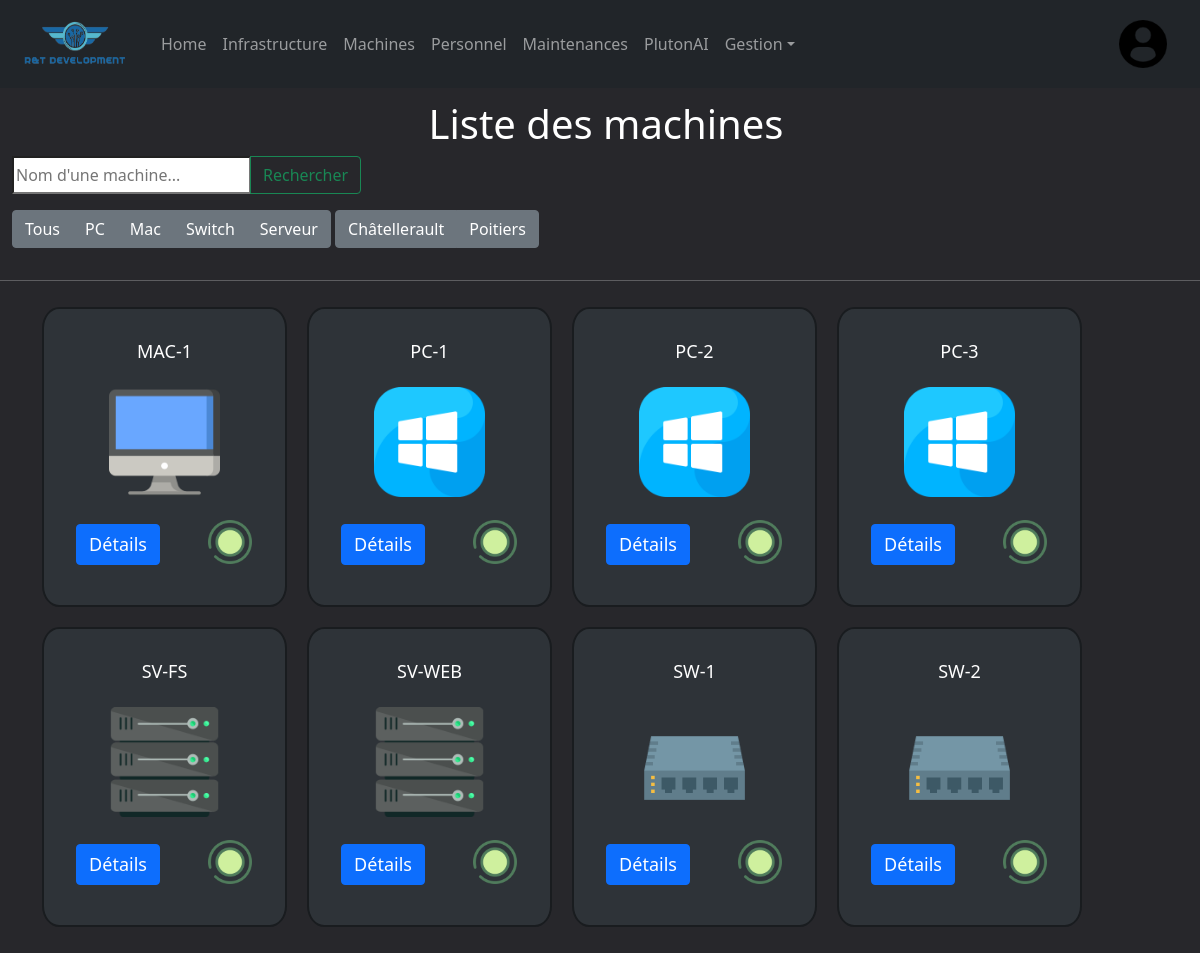
The app's page /computerApp/machines/ (signed in) with its own data.
### computerApp/models.py (models this page shows, shortened)
class Infrastructure(models.Model):
    id = models.AutoField(primary_key=True, editable=False)
    nom = models.CharField(max_length=32)
    machines = models.ManyToManyField(Machine)
    responsable = models.ForeignKey(Personnel, on_delete=models.SET_NULL, null=True)
    usage_percentage = models.FloatField(default=0)

class Machine(models.Model):
    TYPES = (
        ('PC', ('PC - Utilise Windows 11')),
        ('Mac', ('Mac - Utilise MacOS')),
        ('Serveur', ('Serveur - Serveur pour déployer des VM')),
        ('Switch', ('Switch - Maintient et connect des serveurs')),
    )
    id = models.AutoField(primary_key=True, editable=False)
    nom = models.CharField(max_length=32)
    maintenanceDate = models.DateField(default=datetime.now().strftime("%Y-%m-%d"))
    mach = models.CharField(max_length=32, choices=TYPES, default='PC')
    infra = models.ForeignKey('Infrastructure', on_delete=models.PROTECT, null=True)
    responsable = models.ForeignKey(Personnel, on_delete=models.SET_NULL, null=True)
    etat = models.BooleanField(default=False)

### computerApp/views.py (the view)
# urls.py: path('machines/', views.machine_list_view, name='machines'),
@login_required
def machine_list_view(request):
	today = date.today
	machines = Machine.objects.all().order_by('nom')
	query = request.GET.get('query')
	mach = request.GET.get('type')
	infra_id = request.GET.get('infra')
	infrastructures = Infrastructure.objects.all()
	if query:
		machines = machines.filter(nom__icontains=query)
	if mach:
		machines = machines.filter(mach=mach)
	if infra_id:
		machines = machines.filter(infra_id=infra_id)
	context = {'machines': machines, 'today': today, 'infrastructures': infrastructures}
	return render(request, 'computerApp/machine_list.html', context)

### computerApp/templates/computerApp/machine_list.html
{% extends "index.html" %}
{% load static %}
{% block content %}
<div class="filter">
    <h1>Liste des machines</h1>
    <form method="GET" class="input-group mb-3">
        <input class="text" class="form-vontrol" placeholder="Nom d'une machine..." aria-label="Search" aria-describedby="button-addon2" name="query">
        <button class="btn btn-outline-success" type="submit" id="button-addon2">Rechercher</button>
    </form>
    <div class="btn-group mb-3" role="group" aria-label="Filtre">
        <a href="{% url 'machines' %}" class="btn btn-secondary">Tous</a>
        <a href="?type=PC" class="btn btn-secondary">PC</a>
        <a href="?type=Mac" class="btn btn-secondary">Mac</a>
        <a href="?type=Switch" class="btn btn-secondary">Switch</a>
        <a href="?type=Serveur" class="btn btn-secondary">Serveur</a>
    </div>
    <div class="btn-group mb-3" role="group" aria-label="Filtre">
        {% for infra in infrastructures %}
            <a href="?infra={{ infra.id }}" class="btn btn-secondary">{{ infra.nom }}</a>
        {% endfor %}
    </div>
</div>
<hr>
{% if machines %}
<ul class="machines-container" id="allMachines">
    {% for machine in machines %}
    <li class="machine">
        <a>{{machine.nom}}</a>
        {% if machine.mach == "PC" %}
        <img src="{% static 'computerApp/images/PC.png' %}" alt="logo">
        {% elif machine.mach == "Mac" %}
        <img src="{% static 'computerApp/images/mac.png' %}" alt="logo">
        {% elif machine.mach == "Switch" %}
        <img src="{% static 'computerApp/images/switch.png' %}" alt="logo">
        {% elif machine.mach == "Serveur" %}
        <img src="{% static 'computerApp/images/server.png' %}" alt="logo">
        {% endif %}
        <div class="machineinfo">
            <a href="{% url 'machine-detail' machine.id %}" class="btn btn-primary">Détails</a>
            {% if machine.maintenanceDate == today %}
                <img src="{% static 'computerApp/images/process.png' %}" title="Cette machine est actuellement en maintenance" alt="maj">
            {% elif machine.etat == True %}
                <img src="{% static 'computerApp/images/on.png' %}" title="Cette machine est opérationnelle" alt="on">
            {% else %}
                <img src="{% static 'computerApp/images/off.png' %}" title="Cette machine est éteinte" alt="off">
            {% endif %}
        </div>
    </li>
    {% endfor %}
</ul>
{% else %}
<div class="alert alert-danger">
    Il n'y a pas de machine(s) qui correspond(ent) à votre filtre
  </div>
{% endif %}
{% endblock %}

### computerApp/static/css/styles.css (style rules this page uses)
body { background-color: #27272b; color: #fff; }
a { color: #fff; }
div h1 { color: #ffffff; display: flex; justify-content: center; align-items: center; margin-top: 1%; }
.machines-container { display: flex; flex-wrap: wrap; }
.machine { display: flex; flex-direction: column; justify-content: center; align-items: center; width: 245px; height: 300px; border: 2px solid #191c1f; border-radius: 7%; margin: 10px; padding: 10px; box-sizing: border-box; background-color: #2e3338; }
.machine img { width: 50%; height: auto; margin-bottom: 7%; }
.machine a { margin-top: 5%; margin-bottom: 10%; font-size: large; }
.machineinfo a { margin-left: 10%; }
.machineinfo img { margin-left: 20%; width: 20%; }
.filter { margin-left: 1%; }

### records on screen
Infrastructure: nom "Châtellerault"
Infrastructure: nom "Poitiers"
Machine: nom "MAC-1", etat True (drawn)
Machine: nom "PC-1", etat True (drawn)
Machine: nom "PC-2", etat True (drawn)
Machine: nom "PC-3", etat True (drawn)
Machine: nom "SV-FS", etat True (drawn)
Machine: nom "SV-WEB", etat True (drawn)
Machine: nom "SW-1", etat True (drawn)
Machine: nom "SW-2", etat True (drawn)
